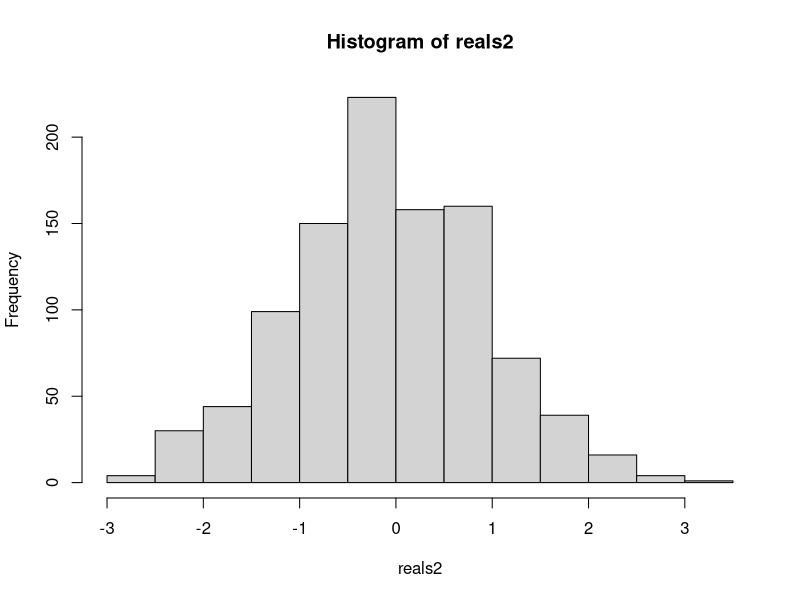

Generate this figure with R:
x <- c(8,4,2,7,5,4,1,4,7,4)
n <- length(x)
k <- mean(x)

func <- function(lambda, n, B){
  res = c(1:B)
  for (idx in 1:B){
    mu <- mean(rpois(n, lambda))
    term <- sqrt(n)*(mu-lambda)/sqrt(mu)
    res[idx] <- term
  }
  return(res)
}

func2 <- function(lambda, n, B){
  res = c(1:B)
  for (idx in 1:B){
    mu <- mean(rpois(n, lambda))
    term <- sqrt(n)*(2*sqrt(mu)-2*sqrt(lambda))
    res[idx] <- term
  }
  return(res)
}

reals = func(k, n, 1000)

# hist(reals)

mu2 <- mean(reals)
al <- quantile(reals, 0.025)
br <- quantile(reals, 0.975)
print(paste("2,5% kwantiel =", al, "95.7% kwantiel =", br))

# print(paste("Bootstrap variance =", var(reals)))

sig2 <- var(reals)

left_term <- k-sqrt(k)/sqrt(n)*br
right_term <- k-sqrt(k)/sqrt(n)*al

# print(paste("Lambda 95% boostrap supported interval = [" , k - 1.96*sqrt(sig2) , "," , k+ 1.96*sqrt(sig2), ']', sep=""))
print(paste("Lambda 95% boostrap supported interval = [" , left_term , "," , right_term, ']' , sep=""))

cat("\n")


print("Tweede techniek")

reals2 = func2(k, n, 1000)

hist(reals2)
mu22 <- mean(reals2)
al2 <- quantile(reals2, 0.025)
br2 <- quantile(reals2, 0.975)
print(paste("2,5% kwantiel =", al2, "95.7% kwantiel =", br2))

# print(paste("Bootstrap variance =", var(reals)))

sig22 <- var(reals2)

left_term2 <- (sqrt(k)-br2/(2*sqrt(n)))^2
right_term2 <- (sqrt(k)-al2/(2*sqrt(n)))^2

# print(paste("Lambda 95% boostrap supported interval = [" , k - 1.96*sqrt(sig2) , "," , k+ 1.96*sqrt(sig2), ']', sep=""))
print(paste("Lambda 95% boostrap supported interval = [" , left_term2 , "," , right_term2, ']', sep=""))
